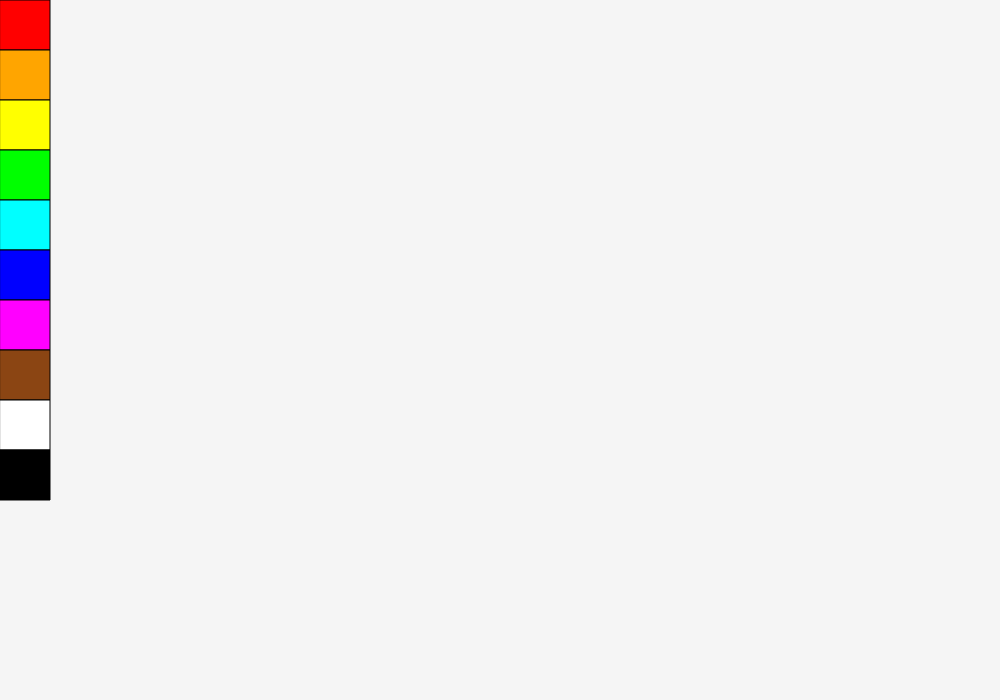
Frame 1 (no input)
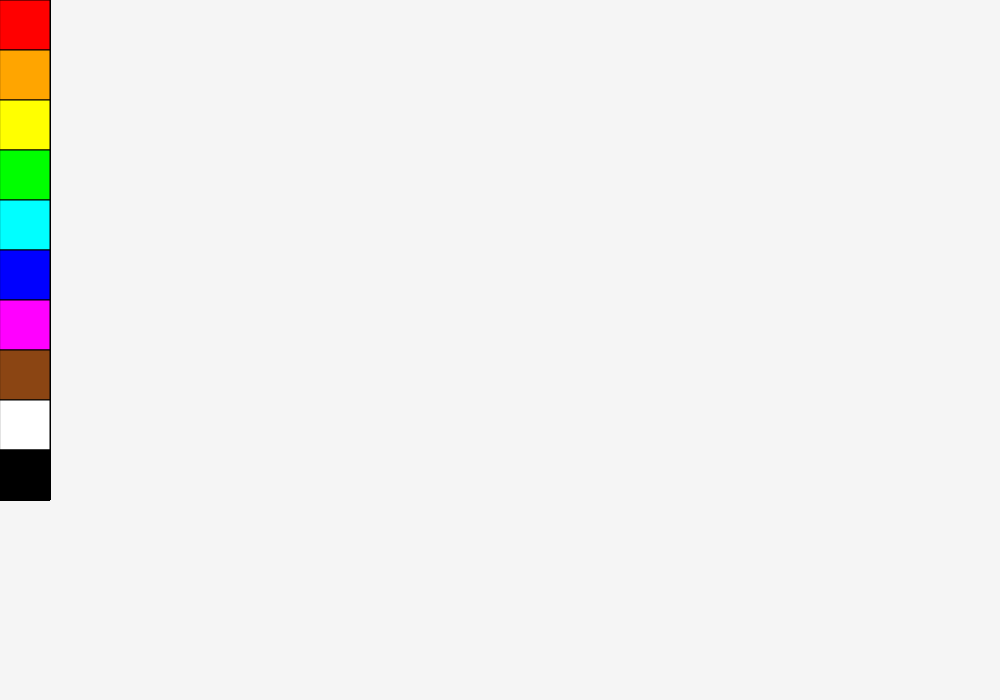
Frame 60 (no input)
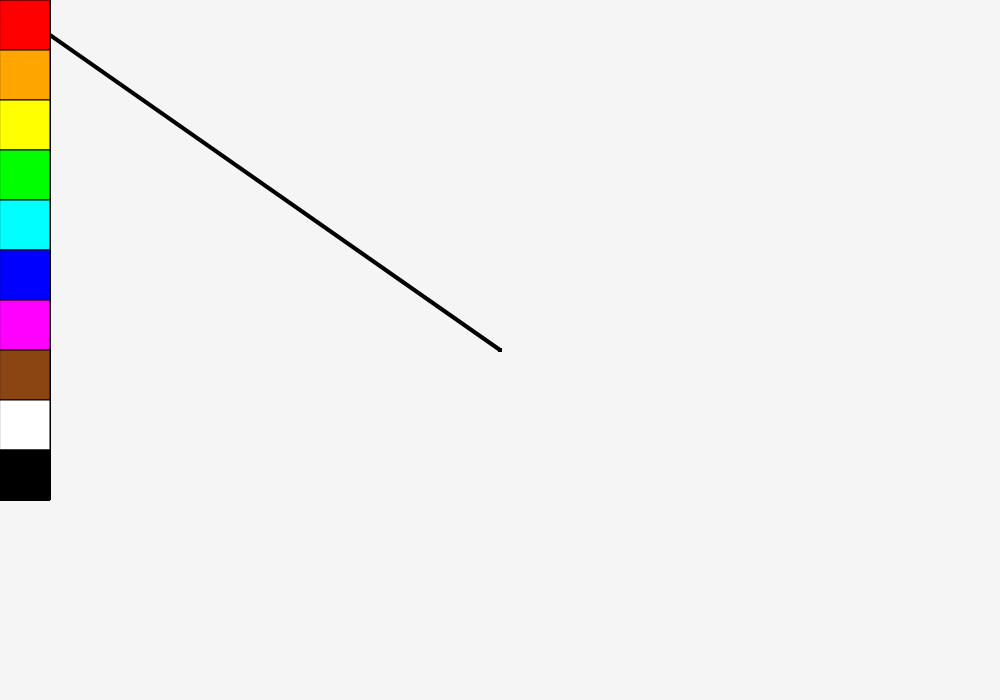
Frame 120 (the mouse pressed at the canvas centre since frame 60)

The p5.js sketch that drew these frames (run headless with seeded random() and noise() and a simulated clock; from frame 60 on, the mouse is pressed at the canvas centre):

// p5.js sketch
// ── sketch.js

let currentColor;

let red;
let orange;
let yellow;
let green;
let cyan;
let blue;
let magenta;
let brown;
let white;
let black;

function setup() 
{
  createCanvas(1000, 700);
  background(245);
  currentColor = 0;

  red = new colorSelectionBox(0, "red");
  orange = new colorSelectionBox(50, "orange");
  yellow = new colorSelectionBox(100, "yellow");
  green = new colorSelectionBox(150, "lime");
  cyan = new colorSelectionBox(200, "cyan");
  blue = new colorSelectionBox(250, "blue");
  magenta = new colorSelectionBox(300, "magenta");
  brown = new colorSelectionBox(350, "saddlebrown");
  white = new colorSelectionBox(400, "white");
  black = new colorSelectionBox(450, "black");

}


function draw() 
{
  if (mouseIsPressed)
  {
    if(mouseX > 51)
    {
      lineDrawing();
    }
  }

  red.appear();
  red.colorPresser();
  orange.appear();
  yellow.appear();
  green.appear();
  cyan.appear();
  blue.appear();
  magenta.appear();
  brown.appear();
  white.appear();
  black.appear();


}


class colorSelectionBox
{
  constructor(y, color)
  {
    this.x = 0;
    this.y = y;
    this.w = 50;
    this.h = 50;
    this.color = color;
  }

  appear()
  {
    push();
    fill(this.color);
    rect(this.x, this.y, this.w, this.h);
    pop();
  }



  colorPresser()
  {
    if (mouseIsPressed)
    {
      if (mouseX < 50)
      {
        if (mouseY > 0 && mouseY < 50)
        {
          currentColor = "red";
        }
        else if(mouseY > 50 && mouseY < 100)
        {
          currentColor = "orange";
        }
        else if(mouseY > 100 && mouseY < 150)
        {
          currentColor = "yellow";
        }
        else if(mouseY > 150 && mouseY < 200)
        {
          currentColor = "lime";
        }
        else if(mouseY > 200 && mouseY < 250)
        {
          currentColor = "cyan";
        }
        else if(mouseY > 250 && mouseY < 300)
        {
          currentColor = "blue";
        }
        else if(mouseY > 300 && mouseY < 350)
        {
          currentColor = "magenta";
        }
        else if(mouseY > 350 && mouseY < 400)
        {
          currentColor = "saddlebrown";
        }
        else if(mouseY > 400 && mouseY < 450)
        {
          currentColor = "white";
        }
        else if(mouseY > 450 && mouseY < 500)
        {
          currentColor = "black";
        }
      }
    }
  }

}

function lineDrawing()
{
  push();
  stroke(currentColor);
  strokeWeight(4);  
  line(pmouseX, pmouseY, mouseX, mouseY);
  pop();

}
